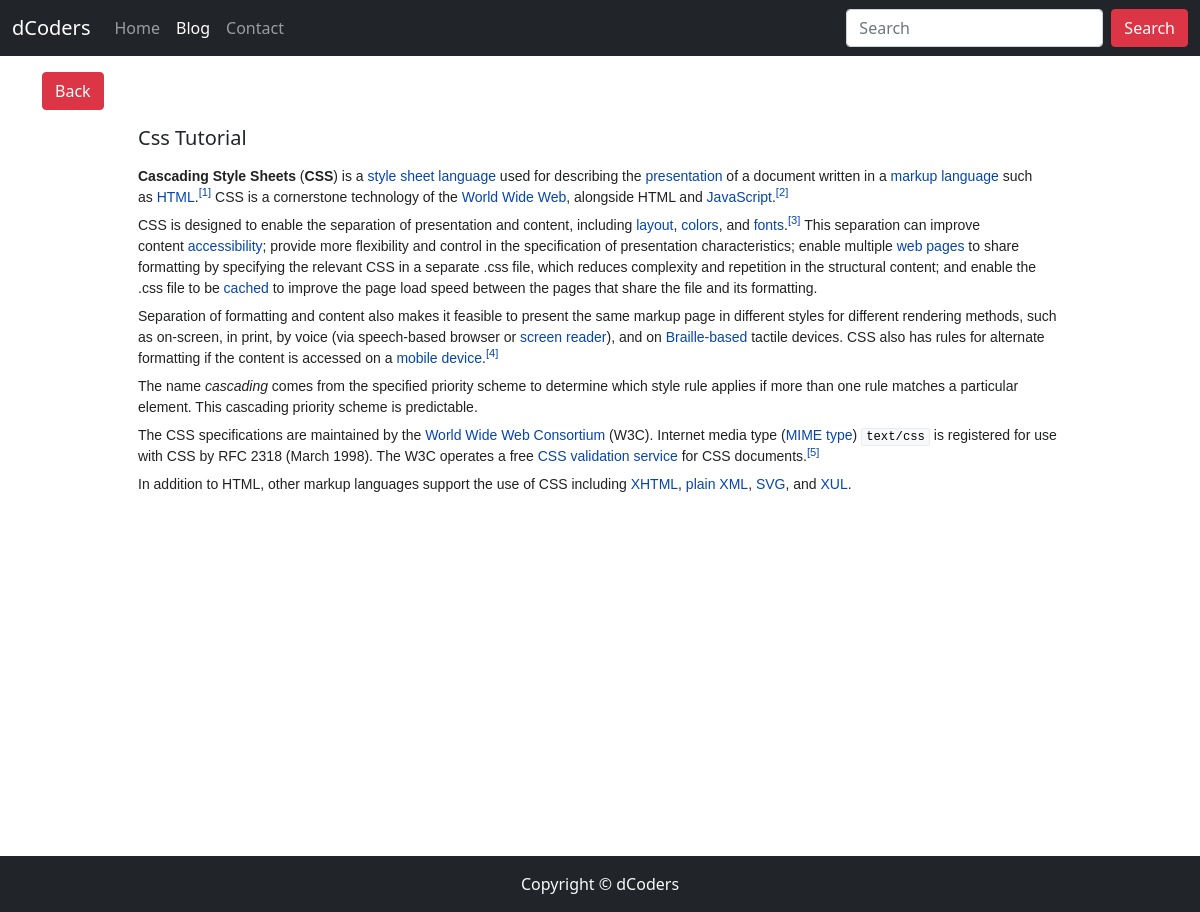
/blogpost/css, run on the app's committed database.
### home/models.py (models this page shows, shortened)
class Blog(models.Model):
    sno=models.AutoField(primary_key=True)
    title = models.CharField(max_length=200)
    contents=models.TextField()
    shorts=models.CharField(max_length=600,default="")
    slug=models.CharField(max_length=100)
    time=models.DateTimeField(auto_now_add=True)

### home/views.py (the view)
# urls.py: path('blogpost/<str:slug>',views.blogpost,name='blogpost'),
def blogpost(request,slug):
    blog=Blog.objects.filter(slug=slug).first()
    context={'blog':blog}
    return render(request,'blogpost.html',context)

### templates/blogpost.html (shortened to what this page needs)
{% extends 'base.html' %}
{% block blogactive %}active{% endblock blogactive %}"
{% block body %}
 <div class="container pt-3 ">
   <a  class="btn btn-danger" href="{%url 'blog' %}">Back</a>
     <div class="media mx-5">
        <div class="media-body my-3 mx-5" >
          <h5 class="mt-0 text-capitalize">{{blog.title}}</h5>
          <p>{{blog.contents|safe}}</p>
        </div>
    </div>
</div>
<footer class="bg-dark position-relative fixed-bottom text-light text-center py-3">
  Copyright &copy; dCoders
</footer>
{% endblock body %}

### templates/blogpost.html (style rules this page uses)
.container { min-height: 100vh; }

### data on the page
Blog: title "Css Tutorial", contents "Cascading Style Sheets ( CSS ) is a style sheet language used for describing the presentation of a document written in a markup language such as HTML . [1] CSS is a cornerstone technology of the World Wide Web , alongside HTML and JavaScript . [2] CSS is designed to enable the separation of presentation and content, including layout , colors , and fonts . [3] This separation can improve content accessibility ; provide more flexibility and control in the specification of presentation characteristics; enable multiple web pages to share formatting by specifying the relevant CSS in a separate .css file, which reduces complexity and repetition in the structural content; and enable the .css file…"
